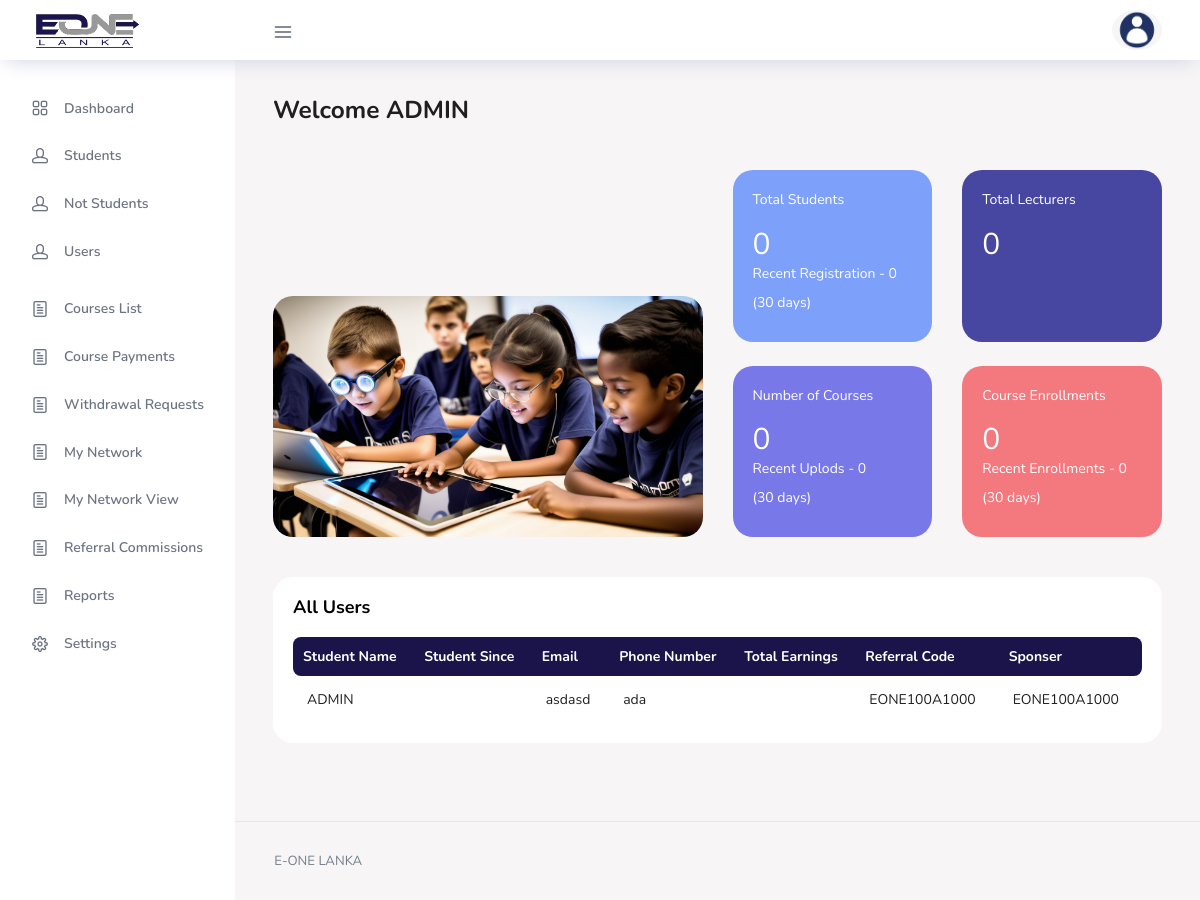
Page /dashboard/users.php (signed in) on the committed database.
### tables this page shows
CREATE TABLE `user` (
  `user_id` int(11) NOT NULL AUTO_INCREMENT,
  `user_name` varchar(256) DEFAULT NULL,
  `user_password` varchar(20) DEFAULT NULL,
  `role_id` int(11) DEFAULT NULL,
  `reg_date` datetime DEFAULT NULL,
  `isagreed` int(11) DEFAULT 0,
  PRIMARY KEY (`user_id`),
  UNIQUE KEY `unique_username` (`user_name`),
  KEY `role_id` (`role_id`),
  CONSTRAINT `user_ibfk_1` FOREIGN KEY (`role_id`) REFERENCES `role` (`role_id`)
);

CREATE TABLE `user_detail` (
  `user_detail_id` int(11) NOT NULL AUTO_INCREMENT,
  `name` varchar(40) DEFAULT NULL,
  `user_id` int(11) DEFAULT NULL,
  `address` varchar(100) DEFAULT NULL,
  `telephone_number` varchar(20) DEFAULT NULL,
  `mobile_number` varchar(20) DEFAULT NULL,
  `email` varchar(256) DEFAULT NULL,
  `level_id` int(11) DEFAULT NULL,
  `referral_id` int(11) DEFAULT NULL,
  `network_referral_id` int(11) DEFAULT NULL,
  `network_date` datetime DEFAULT NULL,
  `user_img` varchar(64) DEFAULT NULL,
  PRIMARY KEY (`user_detail_id`),
  KEY `user_id` (`user_id`),
  KEY `level_id` (`level_id`),
  KEY `referral_id` (`referral_id`),
  KEY `user_detail_ibfk_5` (`network_referral_id`),
  CONSTRAINT `user_detail_ibfk_2` FOREIGN KEY (`user_id`) REFERENCES `user` (`user_id`) ON DELETE CASCADE ON UPDATE CASCADE,
  CONSTRAINT `user_detail_ibfk_3` FOREIGN KEY (`level_id`) REFERENCES `level` (`level_id`),
  CONSTRAINT `user_detail_ibfk_4` FOREIGN KEY (`referral_id`) REFERENCES `referral` (`referral_id`),
  CONSTRAINT `user_detail_ibfk_5` FOREIGN KEY (`network_referral_id`) REFERENCES `referral` (`referral_id`)
);

CREATE TABLE `referral` (
  `referral_id` int(11) NOT NULL AUTO_INCREMENT,
  `referral_code` varchar(20) DEFAULT NULL,
  `no_of_refferrals` int(11) DEFAULT NULL,
  `ref_commission` decimal(10,0) DEFAULT NULL,
  `comm_paid` decimal(10,0) DEFAULT NULL,
  `comm_balance` decimal(10,0) DEFAULT NULL,
  `network_comm` decimal(10,0) DEFAULT NULL,
  `user_id` int(11) DEFAULT NULL,
  PRIMARY KEY (`referral_id`),
  UNIQUE KEY `refereal_code_unique` (`referral_code`),
  KEY `user_id` (`user_id`),
  CONSTRAINT `referral_ibfk_1` FOREIGN KEY (`user_id`) REFERENCES `user` (`user_id`)
);

### classes/control.php (called while the page is built, shortened)
<?php
include 'DBConnection.php';
class control_functions
{
	private $con = '';
	public function __construct()
	{
		$this->dbcon = new dbcon();
		$this->con = $this->dbcon->dbcon_function();
	}
	public function getValueAsf($query)
	{
		$result = $this->con->query($query);
		while ($row = mysqli_fetch_array($result)) {
			return $row['f'];
		}
	}
	public function select1DB($query)
	{
		if (!empty($query)) {
			if ($result = $this->con->query($query)) {
				return $result->fetch_assoc();
			}else{
				return array('data' => 'Query failed');
			}
		} else {
			return array('data' => 'Query is empty');
		}
	}
	public function selectDB($query)
	{
		if (!empty($query)) {
			$results = $this->con->query($query);
			if ($results) {
				$rowCount = mysqli_num_rows($results);
				return $resp_arr = array('rowCount' => $rowCount, 'data' => $results);
			}
		} else {
			return $resp_arr = array('rowCount' => 0, 'data' => 'Query is empty');
		}
	}
}

### classes/DBConnection.php (called while the page is built, shortened)
<?php
class dbcon {
    function dbcon_function() {
        $this->con = mysqli_connect("localhost", "root", "", "eone");
        if (mysqli_connect_errno()) {
            echo "faild to connect to MYSQL: " . mysqli_connect_error();
        } else {
            return $this->con;
        }
    }
}

### dashboard/users.php (the view, shortened to what this page needs)
<!DOCTYPE html>
<html lang="en">
<?php require_once 'head.php'; ?>
<body>
  <div class="container-scroller">
    <?php require_once 'header.php'; ?>
      <div class="main-panel">
        <div class="content-wrapper">
          <div class="row">
            <div class="col-md-12 grid-margin">
              <div class="row">
                <div class="col-12 col-xl-8 mb-4 mb-xl-0">
                  <h3 class="font-weight-bold">Welcome <?php echo $accountName; ?></h3>
                </div>
                <div class="col-12 col-xl-4">
                </div>
              </div>
            </div>
          </div>
          <div class="row">
            <div class="col-md-6 grid-margin stretch-card">
              <div class="card tale-bg">
                <div class="card-people mt-auto">
                  <img src="../img/home-cover.png?v=1" alt="people">
                </div>
              </div>
            </div>
            <?php
             $numOfStudentsQ = "SELECT COUNT(u.`user_id`) AS f FROM `user` u, `role` r WHERE u.`role_id` =r.`role_id` AND r.`role_name` = 'Student'";
             $numOfStudents = $db->getValueAsf($numOfStudentsQ);
             $numOfStudents30Q = "SELECT COUNT(u.`user_id`) AS f FROM `user` u, `role` r WHERE u.`role_id` =r.`role_id` AND r.`role_name` = 'Student' AND u.`reg_date` > NOW() - INTERVAL 30 DAY";
             $numOfStudents30 = $db->getValueAsf($numOfStudents30Q);
             $numOfLecQ = "SELECT COUNT(u.`user_id`) AS f FROM `user` u, `role` r WHERE u.`role_id` =r.`role_id` AND r.`role_name` = 'Lecture'";
             $numOfLec = $db->getValueAsf($numOfLecQ);
             $numOfCourseQ = "SELECT COUNT(`course_id`) AS f FROM `course`";
             $numOfCourse = $db->getValueAsf($numOfCourseQ);
             $numOfCourse30Q = "SELECT COUNT(`course_id`) AS f FROM `course` WHERE `create_date` > NOW() - INTERVAL 30 DAY";
             $numOfCourse30 = $db->getValueAsf($numOfCourse30Q);
             $numOfCourseEneQ = "SELECT COUNT(`id`) AS f FROM `student_course` ";
             $numOfCourseEne = $db->getValueAsf($numOfCourseEneQ);
             $numOfCourseEne30Q = "SELECT COUNT(`id`) AS f FROM `student_course` WHERE `enrol_date` > NOW() - INTERVAL 30 DAY ";
             $numOfCourseEne30 = $db->getValueAsf($numOfCourseEne30Q);
            ?>
            <div class="col-md-6 grid-margin transparent">
              <div class="row">
                <div class="col-md-6 mb-4 stretch-card transparent">
                  <div class="card card-tale">
                    <div class="card-body">
                      <p class="mb-4">Total Students</p>
                      <p class="fs-30 mb-2"><?php echo $numOfStudents; ?></p>
                      <p>Recent Registration - <?php echo $numOfStudents30; ?></p>
                       <p>(30 days)</p>
                    </div>
                  </div>
                </div>
                <div class="col-md-6 mb-4 stretch-card transparent">
                  <div class="card card-dark-blue">
                    <div class="card-body">
                      <p class="mb-4">Total Lecturers</p>
                      <p class="fs-30 mb-2"><?php echo $numOfLec ?></p>
                    </div>
                  </div>
                </div>
              </div>
              <div class="row">
                <div class="col-md-6 mb-4 mb-lg-0 stretch-card transparent">
                  <div class="card card-light-blue">
                    <div class="card-body">
                      <p class="mb-4">Number of Courses</p>
                      <p class="fs-30 mb-2"><?php echo $numOfCourse; ?></p>
                      <p>Recent Uplods - <?php echo $numOfCourse30; ?> </p>
                      <p>(30 days)</p>
                    </div>
                  </div>
                </div>
                <div class="col-md-6 stretch-card transparent">
                  <div class="card card-light-danger">
                    <div class="card-body">
                      <p class="mb-4">Course Enrollments</p>
                      <p class="fs-30 mb-2"><?php echo $numOfCourseEne; ?></p>
                      <p>Recent Enrollments - <?php echo $numOfCourseEne30; ?></p>
                      <p>(30 days)</p>
                    </div>
                  </div>
                </div>
              </div>
            </div>
          </div>
          <div class="row">
            <div class="col-md-12 grid-margin stretch-card">
              <div class="card">
                <div class="card-body">
                  <p class="card-title">All Users</p>
                  <div class="row">
                    <div class="col-12">
                      <div class="table-responsive">
                        <table id="example" class="display expandable-table" style="width:100%">
                          <thead>
                          <tr>
                              <th>Student Name</th>
                              <th>Student Since</th>
                              <th>Email</th>
                              <th>Phone Number</th>
                              <th>Total Earnings</th>
                              <th>Referral Code</th>
                              <th>Sponser</th>
                            </tr>
                            <?php
                            $queryStudents = "SELECT u.`user_id`,`name`,`reg_date`,`email`,`telephone_number` FROM `user` u, `user_detail` d , `referral` f WHERE d.`user_id` =u.`user_id` AND f.`user_id` =d.`user_id` ";
                            $execQueryStudents = $db->selectDB($queryStudents);
                            foreach ($execQueryStudents['data'] as $resultStudents) {
                              $re_user_id = $resultStudents['user_id'];
                              $sponserQ = "SELECT r.`referral_code` as f FROM `user_detail` d, `referral` r  WHERE r.`referral_id` = d.`referral_id` AND d.`user_id` = '$re_user_id' ";
                              $sponser = $db->getValueAsf($sponserQ);
                              $referral1Q = "SELECT r.`referral_code` as f FROM `user_detail` d, `referral` r  WHERE r.`user_id` = d.`user_id` AND d.`user_id` = '$re_user_id' ";
                              $referral1 = $db->getValueAsf($referral1Q);
                              $aprovelDateQ = "SELECT `approval_date` AS f FROM `student_course` WHERE `student_id` = '$re_user_id' AND `status` = 1 ORDER BY `id` ASC LIMIT 1";
                              $aprovelDate = $db->getValueAsf($aprovelDateQ);
                            ?>
                              <tr>
                                <td><?php echo $resultStudents['name'];  ?></td>
                                <td><?php echo $aprovelDate;  ?></td>
                                <td><?php echo $resultStudents['email'];  ?></td>
                                <td><?php echo $resultStudents['telephone_number'];  ?></td>
                                <td></td>
                                <td><?php echo $referral1;  ?></td>
                                <td><?php echo $sponser;  ?></td>
                              </tr>
                            <?php
                            } ?>
                          </thead>
                      </table>
                      </div>
                    </div>
                  </div>
                  </div>
                </div>
              </div>
            </div>
        </div>
        <?php require_once 'footer.php'; ?>
      </div>
    </div>
  </div>
</body>
</html>

### dashboard/head.php (shortened to what this page needs)
<head>
<?php
include_once '../classes/control.php';
$db = new control_functions();
$login_user_id = $_SESSION['LOGIN_USER_ID'];
?>
  <link rel="stylesheet" href="vendors/feather/feather.css">
  <link rel="stylesheet" href="vendors/ti-icons/css/themify-icons.css">
  <link rel="stylesheet" href="vendors/css/vendor.bundle.base.css">
  <link rel="stylesheet" href="vendors/datatables.net-bs4/dataTables.bootstrap4.css">
  <link rel="stylesheet" href="vendors/ti-icons/css/themify-icons.css">
  <link rel="stylesheet" type="text/css" href="js/select.dataTables.min.css">
  <link rel="stylesheet" href="css/vertical-layout-light/style.css">
  <link rel="stylesheet" href="css/style.css?v=9"/>
</head>

### dashboard/header.php (shortened to what this page needs)
<?php
$querySearchAccounts = "SELECT * FROM `user` u, `user_detail` d, `role` r WHERE u.`user_id` = d.`user_id` AND u.`role_id` = r.`role_id` AND u.`user_id` ='$login_user_id'";
$resultAccounts = $db->select1DB($querySearchAccounts);
$accountName = $resultAccounts['name'];
$accountRole = $resultAccounts['role_name'];
?>
<nav class="navbar col-lg-12 col-12 p-0 fixed-top d-flex flex-row">
  <div class="text-center navbar-brand-wrapper d-flex align-items-center justify-content-center">
    <a class="navbar-brand brand-logo mr-5" href="..\index.php"><img src="../img/main-logo.png?v=1" class="mr-2" alt="logo" /></a>
  </div>
  <div class="navbar-menu-wrapper d-flex align-items-center justify-content-end">
  <button class="navbar-toggler navbar-toggler align-self-center" type="button" data-toggle="minimize">
          <span class="icon-menu"></span>
        </button>
    <ul class="navbar-nav mr-lg-2">
      <li class="nav-item nav-search d-none d-lg-block">
        <div class="input-group">
        </div>
      </li>
    </ul>
    <ul class="navbar-nav navbar-nav-right">
      <li class="nav-item nav-profile dropdown">
        <a class="nav-link dropdown-toggle" href="#" data-toggle="dropdown" id="profileDropdown">
          <img src="images/faces/face.png" style="width: 50px !important;" alt="profile" />
        </a>
      </li>
    </ul>
  </div>
</nav>
<div class="container-fluid page-body-wrapper">
  <nav class="sidebar sidebar-offcanvas" id="sidebar">
    <ul class="nav">
      <li class="nav-item">
        <a class="nav-link" href="index.php">
          <i class="icon-grid menu-icon"></i>
          <span class="menu-title">Dashboard</span>
        </a>
      </li>
      <li class="nav-item">
          <a class="nav-link" href="students.php">
            <i class="icon-head menu-icon"></i>
            <span class="menu-title"><?php echo ($accountRole == 'Admin')? 'Students':'My Referrals' ; ?></span>
          </a>
        </li>
      <?php if ($accountRole == 'Admin') { ?>
        <li class="nav-item">
          <a class="nav-link" href="students_not.php">
            <i class="icon-head menu-icon"></i>
            <span class="menu-title">Not Students</span>
          </a>
        </li>
        <li class="nav-item">
          <a class="nav-link" href="users.php">
            <i class="icon-head menu-icon"></i>
            <span class="menu-title">Users</span>
          </a>
        </li>
        <li class="nav-item">
          <a class="nav-link" href="course_list.php">
            <i class="icon-paper menu-icon"></i>
            <span class="menu-title">Courses List</span>
          </a>
        </li>
        <li class="nav-item">
          <a class="nav-link" href="course_payment.php">
            <i class="icon-paper menu-icon"></i>
            <span class="menu-title">Course Payments</span>
          </a>
        </li>
        <li class="nav-item">
          <a class="nav-link" href="withdrawal_requests.php">
            <i class="icon-paper menu-icon"></i>
            <span class="menu-title">Withdrawal Requests</span>
          </a>
        </li>
        <li class="nav-item">
          <a class="nav-link" href="network.php">
            <i class="icon-paper menu-icon"></i>
            <span class="menu-title">My Network</span>
          </a>
        </li>
        <li class="nav-item">
          <a class="nav-link" href="my_network.php">
            <i class="icon-paper menu-icon"></i>
            <span class="menu-title">My Network View</span>
          </a>
        </li>
        <li class="nav-item">
          <a class="nav-link" href="payments.php">
            <i class="icon-paper menu-icon"></i>
            <span class="menu-title">Referral Commissions</span>
          </a>
        </li>
        <li class="nav-item">
          <a class="nav-link" href="reports.php">
            <i class="icon-paper menu-icon"></i>
            <span class="menu-title">Reports</span>
          </a>
        </li>
      <?php } ?>
      <li class="nav-item">
          <a class="nav-link" href="settings.php">
            <i class="icon-cog menu-icon"></i>
            <span class="menu-title">Settings</span>
          </a>
        </li>
    </ul>
  </nav>

### dashboard/footer.php (shortened to what this page needs)
<footer class="footer">
          <div class="d-sm-flex justify-content-center justify-content-sm-between">
            <span class="text-muted text-center text-sm-left d-block d-sm-inline-block">E-ONE LANKA</span>
          </div>
        </footer>

### rows in the picture
user: user_detail.name "ADMIN"
user_detail: name "ADMIN", email "asdasd", telephone_number "ada", user.referral_code "EONE100A1000"

### other values in the picture
$numOfStudents "0"
$numOfStudents30 "0"
$numOfLec "0"
$numOfCourse "0"
$numOfCourse30 "0"
$numOfCourseEne "0"
$numOfCourseEne30 "0"
